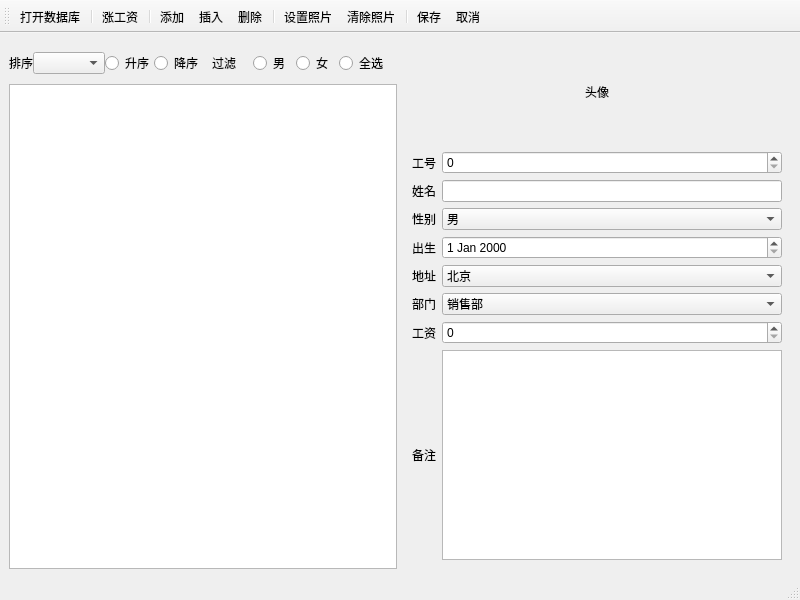
<?xml version="1.0" encoding="UTF-8"?>
<ui version="4.0">
 <class>Qt6_QSqlDatabase</class>
 <widget class="QMainWindow" name="Qt6_QSqlDatabase">
  <property name="geometry">
   <rect>
    <x>0</x>
    <y>0</y>
    <width>800</width>
    <height>600</height>
   </rect>
  </property>
  <property name="windowTitle">
   <string>Qt6_QSqlDatabase</string>
  </property>
  <widget class="QWidget" name="W_Central">
   <layout class="QHBoxLayout" name="horizontalLayout_5">
    <item>
     <widget class="QWidget" name="W_Data" native="true">
      <layout class="QVBoxLayout" name="verticalLayout_2">
       <property name="spacing">
        <number>0</number>
       </property>
       <property name="leftMargin">
        <number>0</number>
       </property>
       <property name="topMargin">
        <number>0</number>
       </property>
       <property name="rightMargin">
        <number>0</number>
       </property>
       <property name="bottomMargin">
        <number>0</number>
       </property>
       <item>
        <widget class="QWidget" name="W_Sort" native="true">
         <layout class="QHBoxLayout" name="horizontalLayout_4">
          <property name="spacing">
           <number>0</number>
          </property>
          <property name="leftMargin">
           <number>0</number>
          </property>
          <property name="topMargin">
           <number>0</number>
          </property>
          <property name="rightMargin">
           <number>0</number>
          </property>
          <property name="bottomMargin">
           <number>0</number>
          </property>
          <item>
           <widget class="QWidget" name="W_Order" native="true">
            <layout class="QHBoxLayout" name="horizontalLayout">
             <property name="spacing">
              <number>0</number>
             </property>
             <property name="leftMargin">
              <number>0</number>
             </property>
             <property name="topMargin">
              <number>0</number>
             </property>
             <property name="rightMargin">
              <number>0</number>
             </property>
             <property name="bottomMargin">
              <number>0</number>
             </property>
             <item>
              <widget class="QLabel" name="L_Sort">
               <property name="text">
                <string>排序</string>
               </property>
              </widget>
             </item>
             <item>
              <widget class="QComboBox" name="CB_Sort"/>
             </item>
             <item>
              <widget class="QRadioButton" name="RB_Ascending">
               <property name="text">
                <string>升序</string>
               </property>
              </widget>
             </item>
             <item>
              <widget class="QRadioButton" name="RB_Descending">
               <property name="text">
                <string>降序</string>
               </property>
              </widget>
             </item>
            </layout>
           </widget>
          </item>
          <item>
           <widget class="QWidget" name="W_Filter" native="true">
            <layout class="QHBoxLayout" name="horizontalLayout_3">
             <item>
              <widget class="QLabel" name="L_Filter">
               <property name="text">
                <string>过滤</string>
               </property>
              </widget>
             </item>
             <item>
              <widget class="QRadioButton" name="RB_Man">
               <property name="text">
                <string>男</string>
               </property>
              </widget>
             </item>
             <item>
              <widget class="QRadioButton" name="RB_Woman">
               <property name="text">
                <string>女</string>
               </property>
              </widget>
             </item>
             <item>
              <widget class="QRadioButton" name="RB_All">
               <property name="text">
                <string>全选</string>
               </property>
              </widget>
             </item>
            </layout>
           </widget>
          </item>
         </layout>
        </widget>
       </item>
       <item>
        <widget class="QTableView" name="TV_Data">
         <property name="sortingEnabled">
          <bool>true</bool>
         </property>
        </widget>
       </item>
      </layout>
     </widget>
    </item>
    <item>
     <widget class="QWidget" name="W_Info" native="true">
      <layout class="QVBoxLayout" name="verticalLayout">
       <property name="spacing">
        <number>0</number>
       </property>
       <property name="leftMargin">
        <number>0</number>
       </property>
       <property name="topMargin">
        <number>0</number>
       </property>
       <property name="rightMargin">
        <number>0</number>
       </property>
       <property name="bottomMargin">
        <number>0</number>
       </property>
       <item>
        <widget class="QWidget" name="W_Avatar" native="true">
         <layout class="QHBoxLayout" name="horizontalLayout_2">
          <property name="spacing">
           <number>0</number>
          </property>
          <property name="leftMargin">
           <number>0</number>
          </property>
          <property name="topMargin">
           <number>0</number>
          </property>
          <property name="rightMargin">
           <number>0</number>
          </property>
          <property name="bottomMargin">
           <number>0</number>
          </property>
          <item>
           <widget class="QLabel" name="L_Avatar">
            <property name="minimumSize">
             <size>
              <width>100</width>
              <height>100</height>
             </size>
            </property>
            <property name="maximumSize">
             <size>
              <width>100</width>
              <height>100</height>
             </size>
            </property>
            <property name="text">
             <string>头像</string>
            </property>
            <property name="alignment">
             <set>Qt::AlignCenter</set>
            </property>
           </widget>
          </item>
         </layout>
        </widget>
       </item>
       <item>
        <widget class="QWidget" name="W_Detail" native="true">
         <layout class="QGridLayout" name="gridLayout">
          <item row="5" column="2">
           <widget class="QComboBox" name="CB_Address">
            <item>
             <property name="text">
              <string>北京</string>
             </property>
            </item>
            <item>
             <property name="text">
              <string>上海</string>
             </property>
            </item>
            <item>
             <property name="text">
              <string>天津</string>
             </property>
            </item>
            <item>
             <property name="text">
              <string>重庆</string>
             </property>
            </item>
            <item>
             <property name="text">
              <string>安徽</string>
             </property>
            </item>
            <item>
             <property name="text">
              <string>河北</string>
             </property>
            </item>
            <item>
             <property name="text">
              <string>河南</string>
             </property>
            </item>
            <item>
             <property name="text">
              <string>湖北</string>
             </property>
            </item>
            <item>
             <property name="text">
              <string>湖南</string>
             </property>
            </item>
            <item>
             <property name="text">
              <string>山西</string>
             </property>
            </item>
            <item>
             <property name="text">
              <string>山东</string>
             </property>
            </item>
            <item>
             <property name="text">
              <string>陕西</string>
             </property>
            </item>
            <item>
             <property name="text">
              <string>江苏</string>
             </property>
            </item>
            <item>
             <property name="text">
              <string>江西</string>
             </property>
            </item>
           </widget>
          </item>
          <item row="8" column="2">
           <widget class="QPlainTextEdit" name="PTE_Memo"/>
          </item>
          <item row="3" column="0">
           <widget class="QLabel" name="L_Gender">
            <property name="text">
             <string>性别</string>
            </property>
           </widget>
          </item>
          <item row="7" column="0">
           <widget class="QLabel" name="L_Salary">
            <property name="text">
             <string>工资</string>
            </property>
           </widget>
          </item>
          <item row="1" column="2">
           <widget class="QSpinBox" name="SB_ID">
            <property name="maximum">
             <number>65536</number>
            </property>
           </widget>
          </item>
          <item row="5" column="0">
           <widget class="QLabel" name="L_Address">
            <property name="text">
             <string>地址</string>
            </property>
           </widget>
          </item>
          <item row="3" column="2">
           <widget class="QComboBox" name="CB_Gender">
            <item>
             <property name="text">
              <string>男</string>
             </property>
            </item>
            <item>
             <property name="text">
              <string>女</string>
             </property>
            </item>
           </widget>
          </item>
          <item row="4" column="0">
           <widget class="QLabel" name="L_Birthday">
            <property name="text">
             <string>出生</string>
            </property>
           </widget>
          </item>
          <item row="7" column="2">
           <widget class="QSpinBox" name="SB_Salary"/>
          </item>
          <item row="2" column="2">
           <widget class="QLineEdit" name="LE_Name"/>
          </item>
          <item row="4" column="2">
           <widget class="QDateEdit" name="DE_Birthday"/>
          </item>
          <item row="2" column="0">
           <widget class="QLabel" name="L_Name">
            <property name="text">
             <string>姓名</string>
            </property>
           </widget>
          </item>
          <item row="8" column="0">
           <widget class="QLabel" name="L_Memo">
            <property name="text">
             <string>备注</string>
            </property>
           </widget>
          </item>
          <item row="1" column="0">
           <widget class="QLabel" name="L_ID">
            <property name="text">
             <string>工号</string>
            </property>
           </widget>
          </item>
          <item row="6" column="0">
           <widget class="QLabel" name="L_Department">
            <property name="text">
             <string>部门</string>
            </property>
           </widget>
          </item>
          <item row="6" column="2">
           <widget class="QComboBox" name="CB_Department">
            <item>
             <property name="text">
              <string>销售部</string>
             </property>
            </item>
            <item>
             <property name="text">
              <string>技术部</string>
             </property>
            </item>
            <item>
             <property name="text">
              <string>生产部</string>
             </property>
            </item>
            <item>
             <property name="text">
              <string>行政部</string>
             </property>
            </item>
           </widget>
          </item>
         </layout>
        </widget>
       </item>
      </layout>
     </widget>
    </item>
   </layout>
  </widget>
  <widget class="QMenuBar" name="MB_Menu">
   <property name="geometry">
    <rect>
     <x>0</x>
     <y>0</y>
     <width>800</width>
     <height>30</height>
    </rect>
   </property>
  </widget>
  <widget class="QStatusBar" name="SB_Status"/>
  <widget class="QToolBar" name="TB_Tool">
   <property name="windowTitle">
    <string>toolBar</string>
   </property>
   <attribute name="toolBarArea">
    <enum>TopToolBarArea</enum>
   </attribute>
   <attribute name="toolBarBreak">
    <bool>false</bool>
   </attribute>
   <addaction name="A_Open_Database"/>
   <addaction name="separator"/>
   <addaction name="A_Increase_Salary"/>
   <addaction name="separator"/>
   <addaction name="A_Append"/>
   <addaction name="A_Insert"/>
   <addaction name="A_Delete"/>
   <addaction name="separator"/>
   <addaction name="A_Setup_Avatar"/>
   <addaction name="A_Clear_Avatar"/>
   <addaction name="separator"/>
   <addaction name="A_Save"/>
   <addaction name="A_Cancel"/>
  </widget>
  <action name="A_Open_Database">
   <property name="text">
    <string>打开数据库</string>
   </property>
  </action>
  <action name="A_Append">
   <property name="text">
    <string>添加</string>
   </property>
  </action>
  <action name="A_Insert">
   <property name="text">
    <string>插入</string>
   </property>
  </action>
  <action name="A_Delete">
   <property name="text">
    <string>删除</string>
   </property>
  </action>
  <action name="A_Setup_Avatar">
   <property name="text">
    <string>设置照片</string>
   </property>
  </action>
  <action name="A_Clear_Avatar">
   <property name="text">
    <string>清除照片</string>
   </property>
  </action>
  <action name="A_Save">
   <property name="text">
    <string>保存</string>
   </property>
  </action>
  <action name="A_Cancel">
   <property name="text">
    <string>取消</string>
   </property>
  </action>
  <action name="A_Increase_Salary">
   <property name="text">
    <string>涨工资</string>
   </property>
  </action>
 </widget>
 <resources/>
 <connections/>
</ui>
